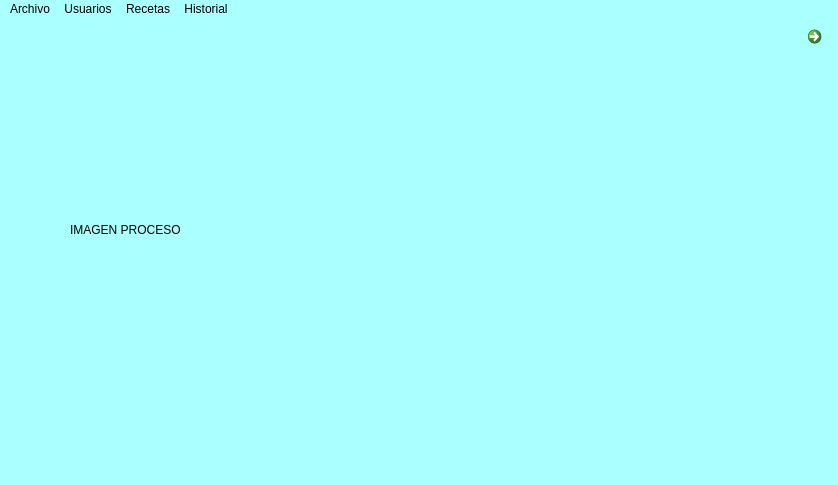
<?xml version="1.0" encoding="UTF-8"?>
<ui version="4.0">
 <class>MainWindow</class>
 <widget class="QMainWindow" name="MainWindow">
  <property name="geometry">
   <rect>
    <x>0</x>
    <y>0</y>
    <width>838</width>
    <height>485</height>
   </rect>
  </property>
  <property name="windowTitle">
   <string>MainWindow</string>
  </property>
  <property name="styleSheet">
   <string notr="true">background-color: rgb(170, 255, 255);</string>
  </property>
  <widget class="QWidget" name="centralwidget">
   <widget class="QCommandLinkButton" name="commandLinkButton_go_home">
    <property name="geometry">
     <rect>
      <x>800</x>
      <y>0</y>
      <width>31</width>
      <height>41</height>
     </rect>
    </property>
    <property name="styleSheet">
     <string notr="true">background-color: rgb(255, 255, 255);</string>
    </property>
    <property name="text">
     <string/>
    </property>
    <property name="icon">
     <iconset theme="QIcon::ThemeIcon::GoHome"/>
    </property>
   </widget>
   <widget class="QLabel" name="label">
    <property name="geometry">
     <rect>
      <x>70</x>
      <y>90</y>
      <width>611</width>
      <height>241</height>
     </rect>
    </property>
    <property name="text">
     <string>IMAGEN PROCESO</string>
    </property>
   </widget>
  </widget>
  <widget class="QStatusBar" name="statusbar"/>
  <widget class="QMenuBar" name="menubar">
   <property name="geometry">
    <rect>
     <x>0</x>
     <y>0</y>
     <width>838</width>
     <height>22</height>
    </rect>
   </property>
   <widget class="QMenu" name="menuArchivo">
    <property name="title">
     <string>Archivo</string>
    </property>
    <addaction name="actionAjustes"/>
    <addaction name="actionImportar_Exportar"/>
   </widget>
   <widget class="QMenu" name="menuUsuarios">
    <property name="title">
     <string>Usuarios</string>
    </property>
    <addaction name="actionNuevo_Usuario"/>
    <addaction name="actionCambiar_Usuario"/>
    <addaction name="actionJerarqu_as"/>
   </widget>
   <widget class="QMenu" name="menuRecetas">
    <property name="title">
     <string>Recetas</string>
    </property>
    <addaction name="actionNueva_Receta"/>
    <addaction name="actionModificar_Receta"/>
    <addaction name="actionEliminar_Receta"/>
   </widget>
   <widget class="QMenu" name="menuHistorial">
    <property name="title">
     <string>Historial</string>
    </property>
    <addaction name="actionCargar_BD"/>
   </widget>
   <addaction name="menuArchivo"/>
   <addaction name="menuUsuarios"/>
   <addaction name="menuRecetas"/>
   <addaction name="menuHistorial"/>
  </widget>
  <action name="actionNuevo_Usuario">
   <property name="text">
    <string>Nuevo Usuario</string>
   </property>
  </action>
  <action name="actionCambiar_Usuario">
   <property name="text">
    <string>Cambiar Usuario</string>
   </property>
  </action>
  <action name="actionJerarqu_as">
   <property name="text">
    <string>Jerarquías</string>
   </property>
  </action>
  <action name="actionAlarmas">
   <property name="text">
    <string>Generar PDF</string>
   </property>
  </action>
  <action name="actionAjustes">
   <property name="text">
    <string>Ajustes</string>
   </property>
  </action>
  <action name="actionImportar_Exportar">
   <property name="text">
    <string>Importar/Exportar Datos</string>
   </property>
  </action>
  <action name="actionB_squeda">
   <property name="text">
    <string>Búsqueda</string>
   </property>
  </action>
  <action name="actionHistorial_Actividad">
   <property name="text">
    <string>Historial Actividad</string>
   </property>
  </action>
  <action name="actionEstado_de_Sistema">
   <property name="text">
    <string>Estado del Sistema</string>
   </property>
  </action>
  <action name="actionReporte_Diario_Mensual">
   <property name="text">
    <string>Reporte Diario/Mensual</string>
   </property>
  </action>
  <action name="actionNueva_Receta">
   <property name="text">
    <string>Nueva Receta</string>
   </property>
  </action>
  <action name="actionModificar_Receta">
   <property name="text">
    <string>Modificar Receta</string>
   </property>
  </action>
  <action name="actionEliminar_Receta">
   <property name="text">
    <string>Eliminar Receta</string>
   </property>
  </action>
  <action name="actionCargar_BD">
   <property name="text">
    <string>Consultas BD</string>
   </property>
  </action>
 </widget>
 <resources/>
 <connections/>
</ui>
